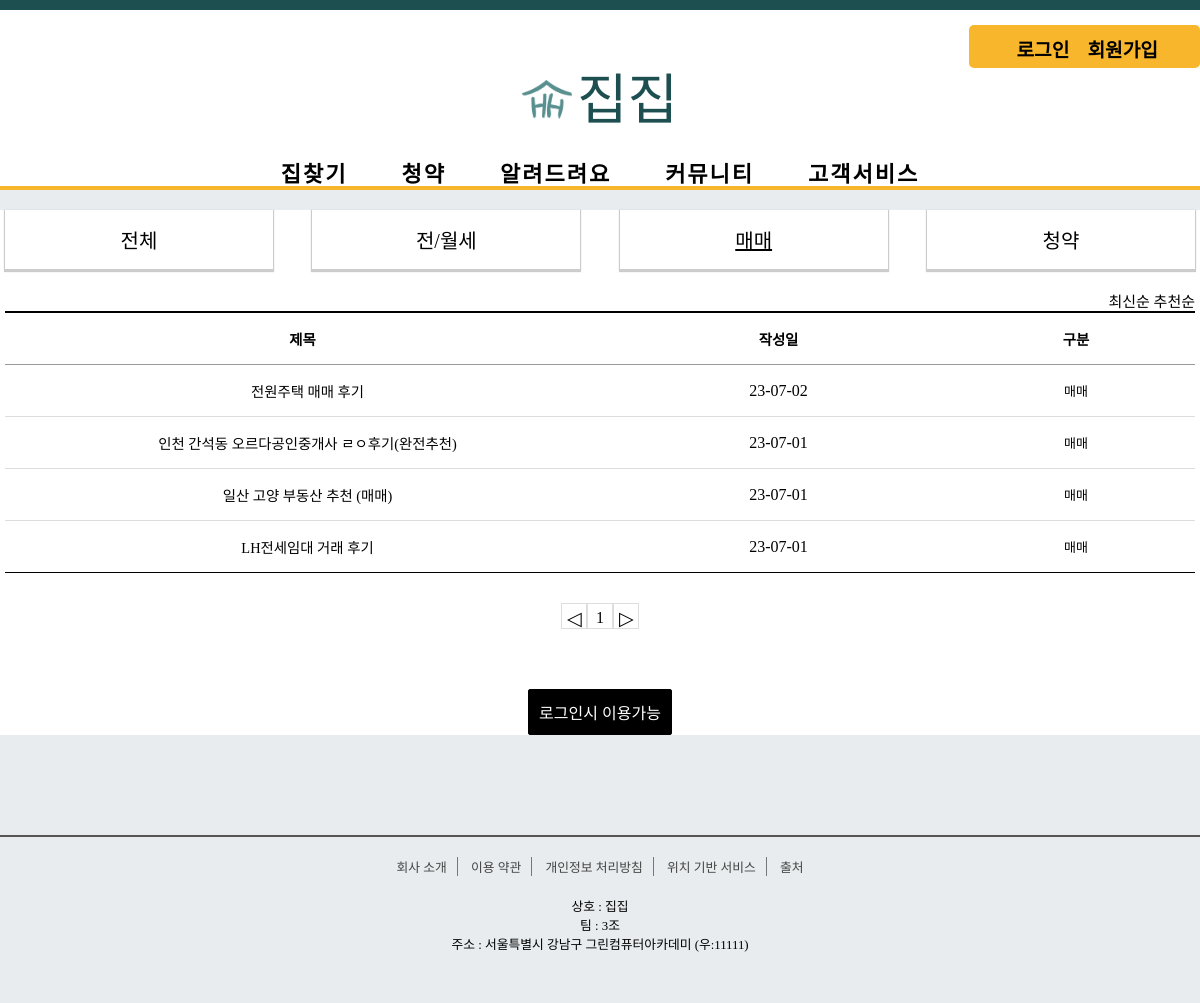
Page /review/review_mama/ on the committed database.
### review/models.py (models this page shows, shortened)
class Review_Board(models.Model):
    r_title = models.CharField(max_length=100)
    r_content = models.TextField()
    user = models.ForeignKey(User, on_delete=models.CASCADE)
    r_regdate = models.DateTimeField()
    r_modifydate = models.DateTimeField(null=True, blank=True)
    r_type = models.CharField(max_length=10) # 리뷰 게시판 타입
    r_hit = models.IntegerField(default=0)
    r_recommend = models.IntegerField(default=0)

### review/views.py (the view)
# urls.py: path('review_mama/', views.review_list_mama, name='review_mama'), # 거래후기매매
def review_list_mama(request):
    question_list = Review_Board.objects.filter(r_type='매매').order_by('-r_regdate')
    page = request.GET.get('page', '1')
    paginator = Paginator(question_list, 10)
    text = paginator.get_page(page)
    context = {'question_list': text}
    return render(request, 'review/review_list_mama.html', context)

### templates/review/review_list_mama.html (shortened to what this page needs)
<!DOCTYPE html>
<html lang="en">
{% load static %}
<head>
    <link rel="stylesheet" href="{% static 'css/review/css/css.css' %}">
</head>
<body>
{% include 'poll/sidebar.html' %}
{% include 'poll/header.html' %}
    <div class="board_wrap">
        <div class="board_list_wrap">
            <div class="category_wrap">
                <ul>
                    <li><a href="{% url 'review:review_main' %}">전체</a></li>
                    <li><a href="{% url 'review:review_jan' %}" >전/월세</a></li>
                    <li><a href="{% url 'review:review_mama' %}" class="active">매매</a></li>
                    <li><a href="{% url 'review:review_subscription' %}" >청약</a></li>
                </ul>
            </div>
            <div class="board_title_takes">
                <a href="{% url 'review:review_mama' %}">최신순</a>
                <a href="{% url 'review:review_mama_recommend' %}">추천순</a>
            </div>
            <div class="board_list">
                <div class="top">
                    <div class="title">제목</div>
                    <div class="date">작성일</div>
                    <div class="division">구분</div>
                </div>
                {% for question in question_list %}
                <div>
                    <div class="title"><a href="{% url 'review:review_detail' question.id %}">{{ question.r_title }}</a></div>
                    <div class="date">{{ question.r_regdate|date:"y-m-d" }}</div>
                    <div class="division">{{question.r_type}}</div>
                </div>
                {% endfor %}
            </div>
            <ul class="board_page">
                {% if question_list.has_previous %}
                <li class="bt first">
                    <a class="bt prev" href="?page={{ question_list.previous_page_number }}">◀</a>
                </li>
                {% else %}
                <li class="page-item disabled">
                    <a class="bt prev">◁</a>
                </li>
                {% endif %}
                {% for page_number in question_list.paginator.page_range %}
                {% if question_list.number == page_number %}
                <li class="page-item active">
                    <a class="num">{{ page_number }}</a>
                </li>
                {% else %}
                <li class="page-item">
                    <a class="num" href="?page={{ page_number }}">{{ page_number }}</a>
                </li>
                {% endif %}
                {% endfor %}
                {% if question_list.has_next %}
                <li class="page-item">
                    <a class="bt last" href="?page={{ question_list.next_page_number }}">▶</a>
                </li>
                {% else %}
                <li class="page-item disabled">
                    <a class="bt last">▷</a>
                </li>
                {% endif %}
            </ul>
              <div class="bt_wrap">
            {% if user.is_authenticated %}
            <a href="{% url 'review:write' %}" class="on">등록</a>
            {% else %}
            <a href="{% url 'common:signin' %}" class="on">로그인시 이용가능</a>
            {% endif %}
            </div>
        </div>
    </div>
{% include 'poll/footer.html' %}
</body>
</html>

### static/css/poll/style.css (style rules this page uses)
* { margin: 0; padding: 0; }
body { background: #e8ecef; font-family: 'GangwonEdu_OTFBoldA'; border-top: 10px solid #1d4f50 }
ul li { list-style: none; }
a { text-decoration: none; }
ul > li { list-style: none; }

### static/css/review/css/style.css (style rules this page uses)
* { margin: 0;padding: 0; }
ul, li { list-style: none; }
a { text-decoration: none;color: initial; }
.category_wrap { padding-bottom: 10px; margin-bottom: 10px; }
.category_wrap ul { display: flex; justify-content: space-between; align-items: center; list-style-type: none; margin: 0; padding: 0; font-size: 0; }
.category_wrap li { text-align: center; box-shadow: 0px 1px 1px 1px rgba(0, 0, 0, 0.2); background-color: #fff; border-bottom: 1px solid #ccc; font-size: 0; width: 20%; padding: 15px; }
.category_wrap li a { font-size: 20px; }
.category_wrap a { color: #000; font-size: 1.0rem; }
.category_wrap a.active { text-decoration: underline; color: #000; }
.board_wrap { width: 1000px; margin: 20px auto; margin-bottom: 100px; padding:80px 50px 50px 50px; text-align: center; font-family: GangwonEdu_OTFBoldA; background-color: #fff; }
.board_title_takes { text-align: right; font-size: 15px; }
.board_list { width: 100%; border-top: 2px solid #000 ; }
.board_list > div { border-bottom:1px solid #ddd; font-size: 0; }
.board_list > div.top { border-bottom: 1px solid #999 ; }
.board_list > div:last-child { border-bottom: 1px solid #000 ; }
.board_list > div > div { display: inline-block; font-size: 16px; text-align: center; vertical-align: middle; padding: 15px 0; }
.board_list > div.top > div { font-weight: 600; font-size: 20px; }
.board_list .title { width: 40%; text-align: left; }
.board_list .title { text-align: center; }
.board_list .date { width: 10%; font-size: 16px; }
.board_list .division { width: 10%; font-size: 16px; }
.board_page { margin-top: 30px; flex: 1; display: flex; justify-content: center; font-size: 0; }
.board_page a { display: inline-block; border: 1px solid #ddd; width: 32px; height: 32px; box-sizing: border-box; border-left: 0; vertical-align: middle; line-height: 100%; }
.board_page a.bt { padding: 10px 10px; font-size: 1.2rem; letter-spacing: -1px; }
.board_page a.num { text-align: center; padding: 10px 5px; font-size: 16px; }
.board_page a:first-child { border-left: 1px solid #ddd; }
.bt_wrap { margin-top: 60px; text-align: center; }
.bt_wrap button, .bt_wrap a { display: inline-block; min-width: 80px; padding: 10px; border: 1px solid #000; border-radius: 2px; font-size: 16px; }
.bt_wrap a:first-child { margin-left: 0; }
.bt_wrap button, .bt_wrap a.on { background-color: #000; color: #fff; }

### static/css/review/css/media.css (style rules this page uses)
@media screen and (max-width: 1200px) and (-webkit-min-device-pixel-ratio:0) { .board_wrap { width: 100%; min-width: 200px; padding: 0 5px; box-sizing: border-box; } }
@media screen and (max-width: 1200px) and (-webkit-min-device-pixel-ratio:0) { .board_list .date { width: 40%; } }
@media screen and (max-width: 1200px) and (-webkit-min-device-pixel-ratio:0) { .board_list .title { text-indent: 10px; font-size: 0.9rem; } }
@media screen and (max-width: 1200px) and (-webkit-min-device-pixel-ratio:0) { .board_list .division { font-size: 13px; } }
@media screen and (max-width: 1200px) and (-webkit-min-device-pixel-ratio:0) { .board_list .top .title { text-indent: 0; font-size: 0.9rem; } }
@media screen and (max-width: 1200px) and (-webkit-min-device-pixel-ratio:0) { .board_list .top .date { font-size: 0.9rem; } }
@media screen and (max-width: 1200px) and (-webkit-min-device-pixel-ratio:0) { .board_list .top .division { font-size: 0.9rem; } }
@media screen and (max-width: 1200px) and (-webkit-min-device-pixel-ratio:0) { .board_page a { width: 26px; height: 26px; } }
@media screen and (max-width: 1200px) and (-webkit-min-device-pixel-ratio:0) { .board_page a.bt { padding: 5px 4px; } }
@media screen and (max-width: 1200px) and (-webkit-min-device-pixel-ratio:0) { .board_page a.num { padding-top: 6px; } }

### rows in the picture
Review_Board: r_title "전원주택 매매 후기", r_regdate "23-07-02", r_type "매매"
Review_Board: r_title "인천 간석동 오르다공인중개사 ㄹㅇ후기(완전추천)", r_regdate "23-07-01", r_type "매매"
Review_Board: r_title "일산 고양 부동산 추천 (매매)", r_regdate "23-07-01", r_type "매매"
Review_Board: r_title "LH전세임대 거래 후기", r_regdate "23-07-01", r_type "매매"

### other values in the picture
{{ page_number }} "1"
